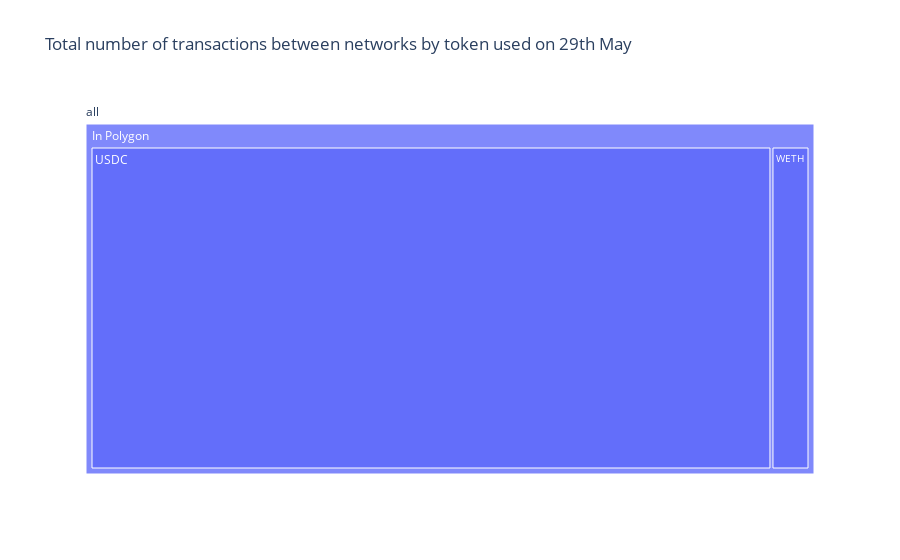

The notebook cell saved with this chart:
### Code cell
import plotly.express as px

dfPolygonInGrouped, dfPolygonOutGrouped = groupByTokenandPeriod(period = "Date")
dfPolygonInGrouped["In"] = "In Polygon"
dfPolygonOutGrouped["In"] = "Out to BSC"
dfForTree = dfPolygonInGrouped.append(dfPolygonOutGrouped)
dfForTree = dfForTree[dfForTree['Date']==datetime.date(2021,6,3)]

vendors = dfForTree.Token_Symbol
regions = dfForTree.In
sales = dfForTree.Volume['count'].values

df = pd.DataFrame(
    dict(vendors=vendors, regions=regions, sales=sales)
)

df["all"] = "all" # in order to have a single root node

fig = px.treemap(df, path=['all', 'regions', 'vendors'], 
                 values='sales', title="Total number of transactions between networks by token used on 3rd June")
fig.savefig('Plots/TotalNumberOfTransactionsOnDate{}.jpg'.format(date))
fig.show()

### Figure 1 — Plotly figure (JSON) as saved in the notebook; plotly's stock layout.template omitted (floating-point values rounded to 4 significant figures)
{"data": [{"branchvalues": "total", "domain": {"x": [0, 1], "y": [0, 1]}, "hovertemplate": "labels=%{label}<br>sales=%{value}<br>parent=%{parent}<br>id=%{id}<extra></extra>", "ids": ["all/In Polygon/USDC", "all/In Polygon/WETH", "all/In Polygon", "all"], "labels": ["USDC", "WETH", "In Polygon", "all"], "name": "", "parents": ["all/In Polygon", "all/In Polygon", "all", ""], "type": "treemap", "values": [1271, 71, 1342, 1342]}], "layout": {"legend": {"tracegroupgap": 0}, "title": {"text": "Total number of transactions between networks by token used on 29th May"}}}
